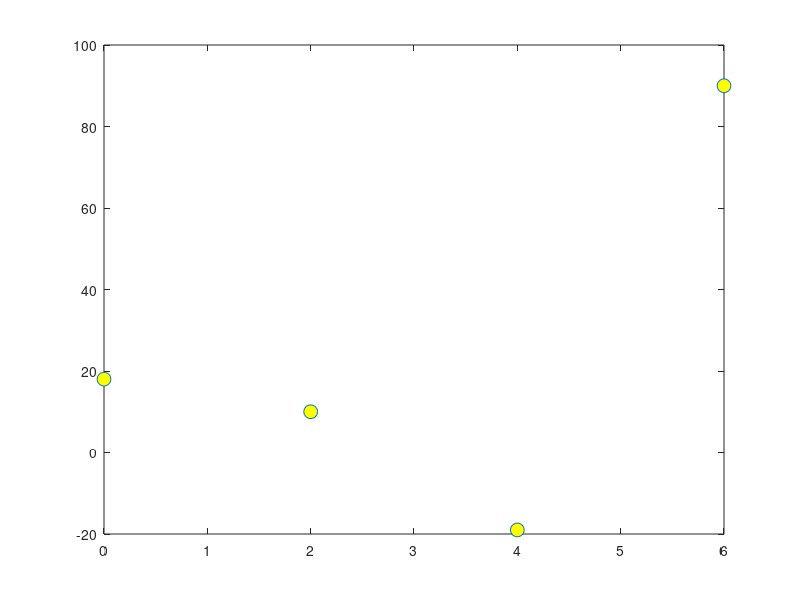

The MATLAB source for this figure: (Note: this script raises an error after producing the figure.)
%% EX 1
X=[0 1 3 6];
Y=[18 10 -19 90];
xmin=0;
xmax=6;
n=3;
X=linspace(xmin,xmax,n+1);


plot(X,Y,"o","MarkerFaceColor","y","MarkerSize",10);
hold on;

%Determinam P_n
%Definim matricea asociata sist.

for i=1:n+1
    for j=1:n+1
        A(i,j)=X(i)^(j-1);
    end
end

% Rezolvam sistemul A*a=Y
a=gaussPivTot(A,Y);
% Det val polinomului intr un pct dat
x=1;
% Calc P_n=a1+a2*x+..+an*x^(n-1)+an+1*x^n
P=0;
for i=1:n+1
    P=P+a(i)*x^(i-1);
end
x_graf=linspace(xmin,xmax,100);
y_graf=linspace(18,90,100)
for i=1:100
    P_graf(i)=0;
    for j=1:n+1
     P_graf(i)=P_graf(i)+a(j)*x_graf(i)^(j-1);
    end
end
for i = 1:length(X)
 plot(X(i), Y(i),"o","LineWidth",2);
 grid on;
 hold on;
 axis equal;
end
plot(X,Y,"--b","LineWidth",3);
plot(x,P, "-r","LineWidth",2);
grid on;
hold on;
figure(2);
type('gaussPivTot');
%% EX 2

X = [ 0.9 1.3 1.9 2.1 2.6 3.0 3.9 4.4 4.7 5.0 6.0 7.0 8.0 9.2 10.5 11.3 11.6 12.0 12.6 13.0 13.3];
Y = [1.3 1.5 1.85 2.1 2.6 2.7 2.4 2.15 2.05 2.1 2.25 2.3 2.25 1.95 1.4 0.9 0.7 0.6 0.5 0.4 0.25];
x = linspace(0.9, 13.3, 100);
P20 = NDD(X, Y, x);
for i = 1:length(X)
 plot(X(i), Y(i),"o","LineWidth",2);
 grid on;
 hold on;
 axis equal;
end
plot(X,Y,"--r","LineWidth",3);
plot(x, P20, "-b","MarkerSize",3);
title("Rata salbatica");
grid on;
hold on;
type('NDD');